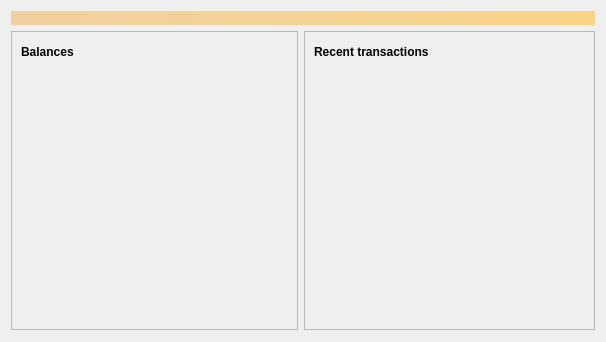
<?xml version="1.0" encoding="UTF-8"?>
<ui version="4.0">
 <class>OverviewPage</class>
 <widget class="QWidget" name="OverviewPage">
  <property name="geometry">
   <rect>
    <x>0</x>
    <y>0</y>
    <width>606</width>
    <height>342</height>
   </rect>
  </property>
  <property name="windowTitle">
   <string>Form</string>
  </property>
  <layout class="QVBoxLayout" name="topLayout">
   <item>
    <widget class="QLabel" name="labelAlerts">
     <property name="visible">
      <bool>false</bool>
     </property>
     <property name="styleSheet">
      <string notr="true">QLabel { background-color: qlineargradient(x1: 0, y1: 0, x2: 1, y2: 0, stop:0 #F0D0A0, stop:1 #F8D488); color:#000000; }</string>
     </property>
     <property name="wordWrap">
      <bool>true</bool>
     </property>
     <property name="margin">
      <number>3</number>
     </property>
     <property name="textInteractionFlags">
      <set>Qt::TextSelectableByMouse</set>
     </property>
    </widget>
   </item>
   <item>
    <layout class="QHBoxLayout" name="horizontalLayout" stretch="1,1">
     <item>
      <layout class="QVBoxLayout" name="verticalLayout_2">
       <item>
        <widget class="QFrame" name="frame">
         <property name="frameShape">
          <enum>QFrame::StyledPanel</enum>
         </property>
         <property name="frameShadow">
          <enum>QFrame::Raised</enum>
         </property>
         <layout class="QVBoxLayout" name="verticalLayout_4">
          <item>
           <layout class="QHBoxLayout" name="horizontalLayout_4">
            <item>
             <widget class="QLabel" name="label_5">
              <property name="font">
               <font>
                <weight>75</weight>
                <bold>true</bold>
               </font>
              </property>
              <property name="text">
               <string>Balances</string>
              </property>
             </widget>
            </item>
            <item>
             <widget class="QPushButton" name="labelWalletStatus">
              <property name="enabled">
               <bool>true</bool>
              </property>
              <property name="minimumSize">
               <size>
                <width>150</width>
                <height>0</height>
               </size>
              </property>
              <property name="maximumSize">
               <size>
                <width>30</width>
                <height>16777215</height>
               </size>
              </property>
              <property name="toolTip">
               <string>The displayed information may be out of date. Your wallet automatically synchronizes with the UFO network after a connection is established, but this process has not completed yet.</string>
              </property>
              <property name="styleSheet">
               <string notr="true">text-align: left</string>
              </property>
              <property name="text">
               <string/>
              </property>
              <property name="icon">
               <iconset>
                <normaloff>:/icons/warning</normaloff>
                <disabledoff>:/icons/warning</disabledoff>:/icons/warning</iconset>
              </property>
              <property name="iconSize">
               <size>
                <width>24</width>
                <height>24</height>
               </size>
              </property>
              <property name="flat">
               <bool>true</bool>
              </property>
             </widget>
            </item>
            <item>
             <spacer name="horizontalSpacer_3">
              <property name="orientation">
               <enum>Qt::Horizontal</enum>
              </property>
              <property name="sizeHint" stdset="0">
               <size>
                <width>40</width>
                <height>20</height>
               </size>
              </property>
             </spacer>
            </item>
           </layout>
          </item>
          <item>
           <widget class="QListWidget" name="overviewLW">
            <property name="focusPolicy">
             <enum>Qt::NoFocus</enum>
            </property>
            <property name="styleSheet">
             <string notr="true">QListWidget { background-color:transparent }</string>
            </property>
            <property name="frameShape">
             <enum>QFrame::NoFrame</enum>
            </property>
            <property name="frameShadow">
             <enum>QFrame::Plain</enum>
            </property>
            <property name="selectionMode">
             <enum>QAbstractItemView::NoSelection</enum>
            </property>
           </widget>
          </item>
         </layout>
        </widget>
       </item>
      </layout>
     </item>
     <item>
      <layout class="QVBoxLayout" name="verticalLayout_3">
       <item>
        <widget class="QFrame" name="frame_2">
         <property name="frameShape">
          <enum>QFrame::StyledPanel</enum>
         </property>
         <property name="frameShadow">
          <enum>QFrame::Raised</enum>
         </property>
         <layout class="QVBoxLayout" name="verticalLayout">
          <item>
           <layout class="QHBoxLayout" name="horizontalLayout_2">
            <item>
             <widget class="QLabel" name="label_4">
              <property name="font">
               <font>
                <weight>75</weight>
                <bold>true</bold>
               </font>
              </property>
              <property name="text">
               <string>Recent transactions</string>
              </property>
             </widget>
            </item>
            <item>
             <widget class="QPushButton" name="labelTransactionsStatus">
              <property name="enabled">
               <bool>true</bool>
              </property>
              <property name="minimumSize">
               <size>
                <width>150</width>
                <height>0</height>
               </size>
              </property>
              <property name="maximumSize">
               <size>
                <width>30</width>
                <height>16777215</height>
               </size>
              </property>
              <property name="toolTip">
               <string>The displayed information may be out of date. Your wallet automatically synchronizes with the UFO network after a connection is established, but this process has not completed yet.</string>
              </property>
              <property name="styleSheet">
               <string notr="true">text-align:left;</string>
              </property>
              <property name="text">
               <string/>
              </property>
              <property name="icon">
               <iconset>
                <normaloff>:/icons/warning</normaloff>
                <disabledoff>:/icons/warning</disabledoff>:/icons/warning</iconset>
              </property>
              <property name="iconSize">
               <size>
                <width>24</width>
                <height>24</height>
               </size>
              </property>
              <property name="flat">
               <bool>true</bool>
              </property>
             </widget>
            </item>
            <item>
             <spacer name="horizontalSpacer">
              <property name="orientation">
               <enum>Qt::Horizontal</enum>
              </property>
              <property name="sizeHint" stdset="0">
               <size>
                <width>40</width>
                <height>20</height>
               </size>
              </property>
             </spacer>
            </item>
           </layout>
          </item>
          <item>
           <widget class="QListView" name="listTransactions">
            <property name="styleSheet">
             <string notr="true">QListView { background: transparent; }</string>
            </property>
            <property name="frameShape">
             <enum>QFrame::NoFrame</enum>
            </property>
            <property name="verticalScrollBarPolicy">
             <enum>Qt::ScrollBarAlwaysOff</enum>
            </property>
            <property name="horizontalScrollBarPolicy">
             <enum>Qt::ScrollBarAlwaysOff</enum>
            </property>
            <property name="selectionMode">
             <enum>QAbstractItemView::NoSelection</enum>
            </property>
           </widget>
          </item>
          <item>
           <spacer name="verticalSpacer_2">
            <property name="orientation">
             <enum>Qt::Vertical</enum>
            </property>
            <property name="sizeHint" stdset="0">
             <size>
              <width>20</width>
              <height>40</height>
             </size>
            </property>
           </spacer>
          </item>
         </layout>
        </widget>
       </item>
      </layout>
     </item>
    </layout>
   </item>
   <item>
    <spacer name="verticalSpacer">
     <property name="orientation">
      <enum>Qt::Vertical</enum>
     </property>
     <property name="sizeType">
      <enum>QSizePolicy::Fixed</enum>
     </property>
     <property name="sizeHint" stdset="0">
      <size>
       <width>1</width>
       <height>1</height>
      </size>
     </property>
    </spacer>
   </item>
  </layout>
 </widget>
 <resources/>
 <connections/>
</ui>
